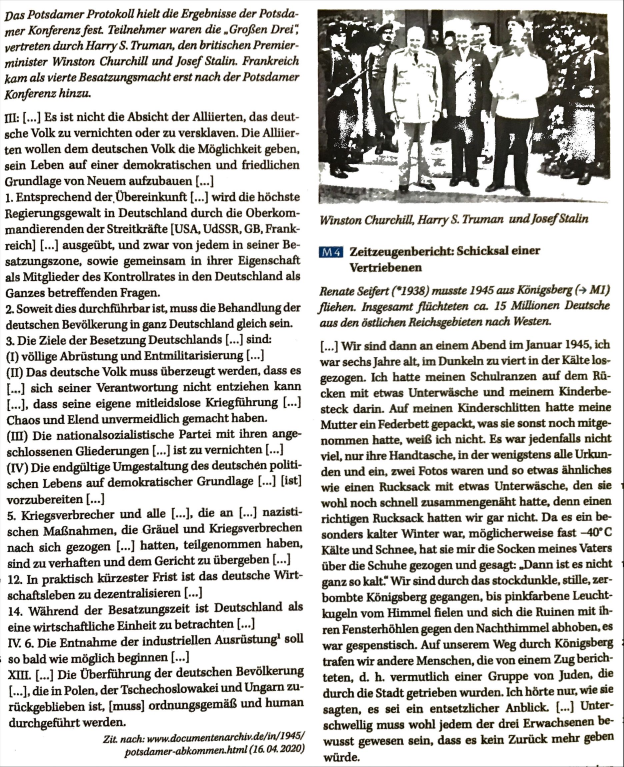
#> input picture Scripts/ImageToText/Images/image0.jpeg, 1870 x 2301 px (shown at 1/3 size)
$ python -i NewUseTrainedAi.py   (imports and definitions only)
#> lines starting #> are read from the running program, lines starting #| are printed output that depends on the picture; after the words box and inside, x2 and y2 are one past the last pixel; in counts of white or black regions, pixels touching at a corner belong together
#> further down, picture is the input picture: shape (2301, 1870, 3); mean B, G, R 197.9, 201.2, 202.6
import pickle
import pandas as pd
import cv2 as cv
import mediapipe as mp
import numpy as np


#---------------
pickleRick = 'abend.pkl'
#---------------


# [4 lines not run here, left out]
screenSize = (1280,720)
# [2 lines not run here, left out]
mpDraw = mp.solutions.drawing_utils
mpHol = mp.solutions.holistic
laplace = False;

def drawPoint(img,l,size):
    x = int(l.x * screenSize[0])
    y = int(l.y * screenSize[1])
    pos = (x, y)
    return cv.circle(img, pos, size, (0, 0, 0), -1)

def showContureColor(image,color):
    contures,hy = cv.findContours(image,cv.RETR_LIST,cv.CHAIN_APPROX_SIMPLE)
    colorImage = cv.cvtColor(image,cv.COLOR_GRAY2BGR)
    cv.drawContours(colorImage,contures,-1,color,1)
    return colorImage

def canny(img):
    color = (0,0,255)
    img = cv.cvtColor(img,cv.COLOR_BGR2GRAY)
    img = cv.GaussianBlur(img, (3, 3), cv.BORDER_DEFAULT)
    img = cv.Canny(img, 15, 50)#(80,90) is stable but low detail     (15,50)  hier ist die edge min max difference
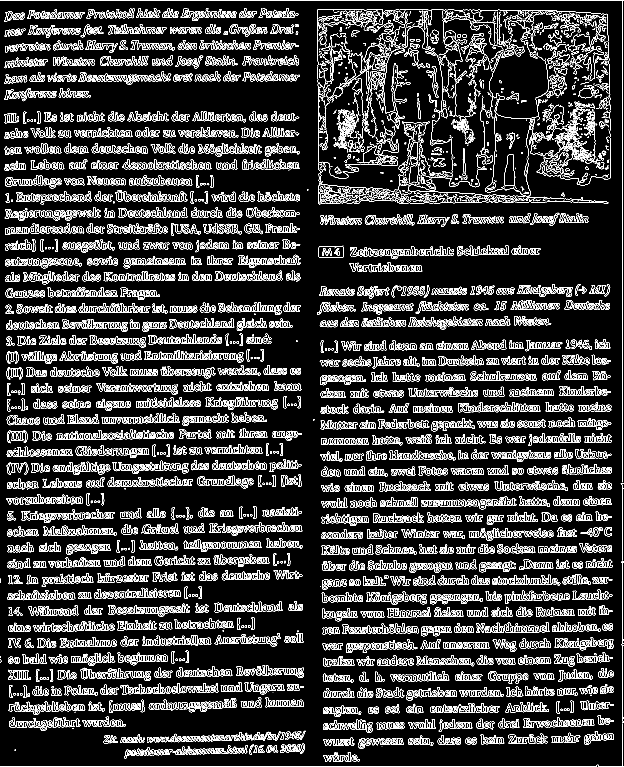
#> img: shape (2301, 1870) (shown at 1/3 size); 9.7% white in thin lines or dots
    return showContureColor(img, color)
#> in showContureColor, `contures,hy = cv.findContours(image,cv.RETR_LIST,cv.CHAIN_APPROX_SIMPLE)`: contures = 12035 contours, 6146 with area under 20; largest, box (x1, y1, x2, y2) and area: (956, 738, 1030, 774) 2436, (956, 738, 1030, 774) 2432, (1512, 464, 1551, 567) 2272, (1512, 464, 1545, 558) 2260, (703, 1191, 834, 1228) 1918
#> in showContureColor, `colorImage = cv.cvtColor(image,cv.COLOR_GRAY2BGR)`: colorImage: shape (2301, 1870, 3); 9.7% white in thin lines or dots
#> in showContureColor, `cv.drawContours(colorImage,contures,-1,color,1)`:
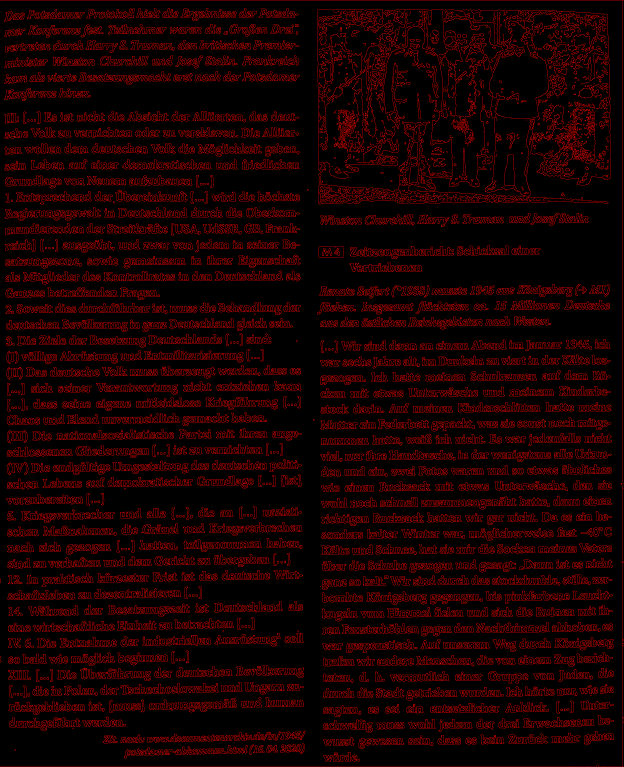
#> colorImage: shape (2301, 1870, 3) (shown at 1/3 size); mean B, G, R 0, 0, 24.7


# [53 lines not run here, left out]

>>> import cv2
>>> picture = cv2.imread('../../ImageToText/Images/image0.jpeg')
>>> result = canny(picture)

$ run again, on Scripts/ImageToText/Images/image1.jpeg
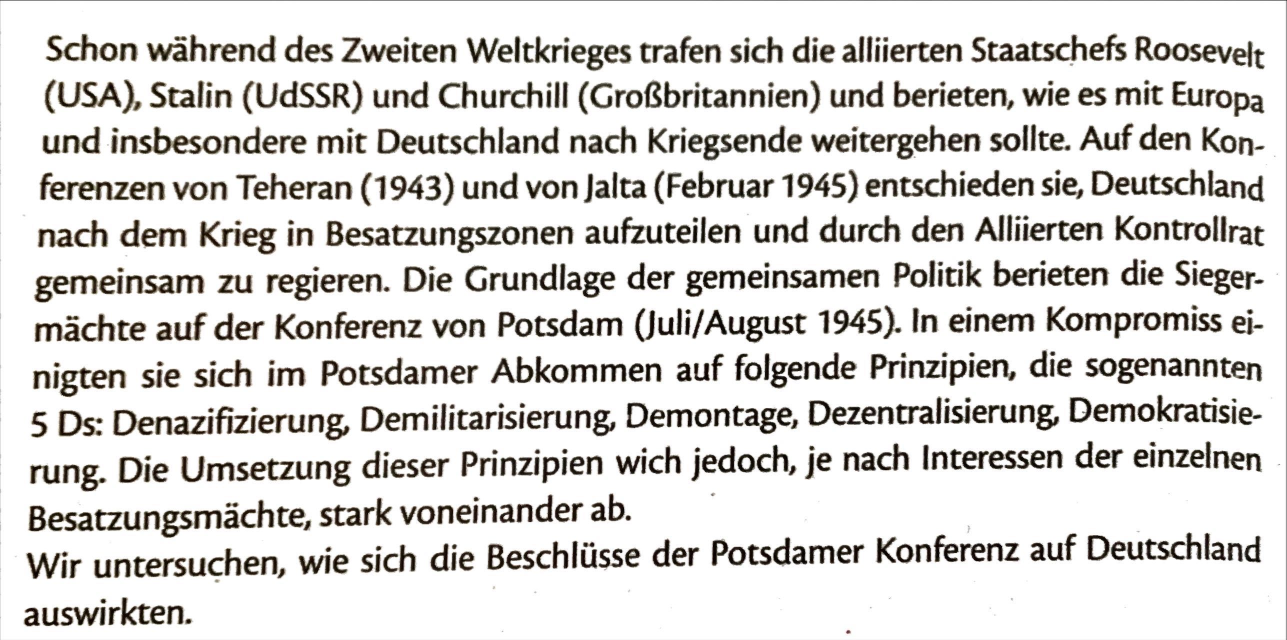
#> input picture Scripts/ImageToText/Images/image1.jpeg, 2573 x 1280 px (shown at 1/2 size)
#> picture is the input picture: shape (1280, 2573, 3); mean B, G, R 215.1, 217.3, 218.9
#> in canny, `img = cv.Canny(img, 15, 50)#(80,90) is stable but low detail     (15,5..`:
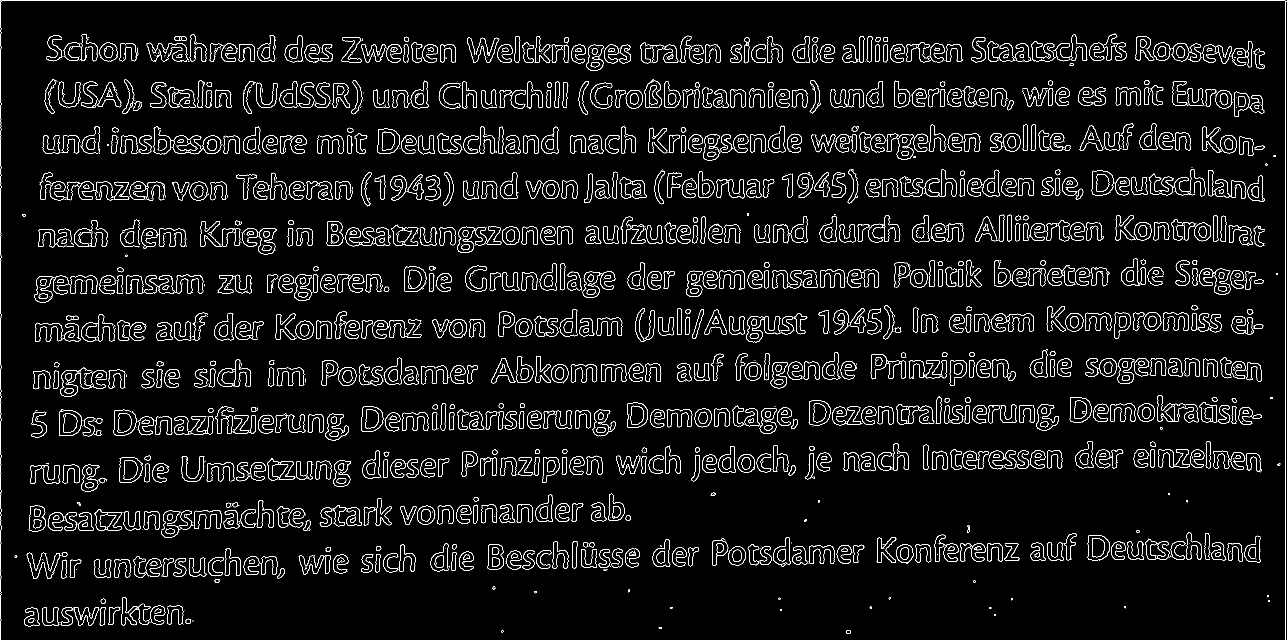
#> img: shape (1280, 2573) (shown at 1/2 size); 5% white in thin lines or dots
#> contures = 3367 contours, 1706 with area under 20; largest, box (x1, y1, x2, y2) and area: (118, 818, 164, 872) 1988, (118, 821, 164, 872) 1960, (1492, 632, 1561, 686) 1910, (2398, 537, 2461, 590) 1888, (808, 533, 854, 584) 1876
#> in showContureColor, `cv.drawContours(colorImage,contures,-1,color,1)`:
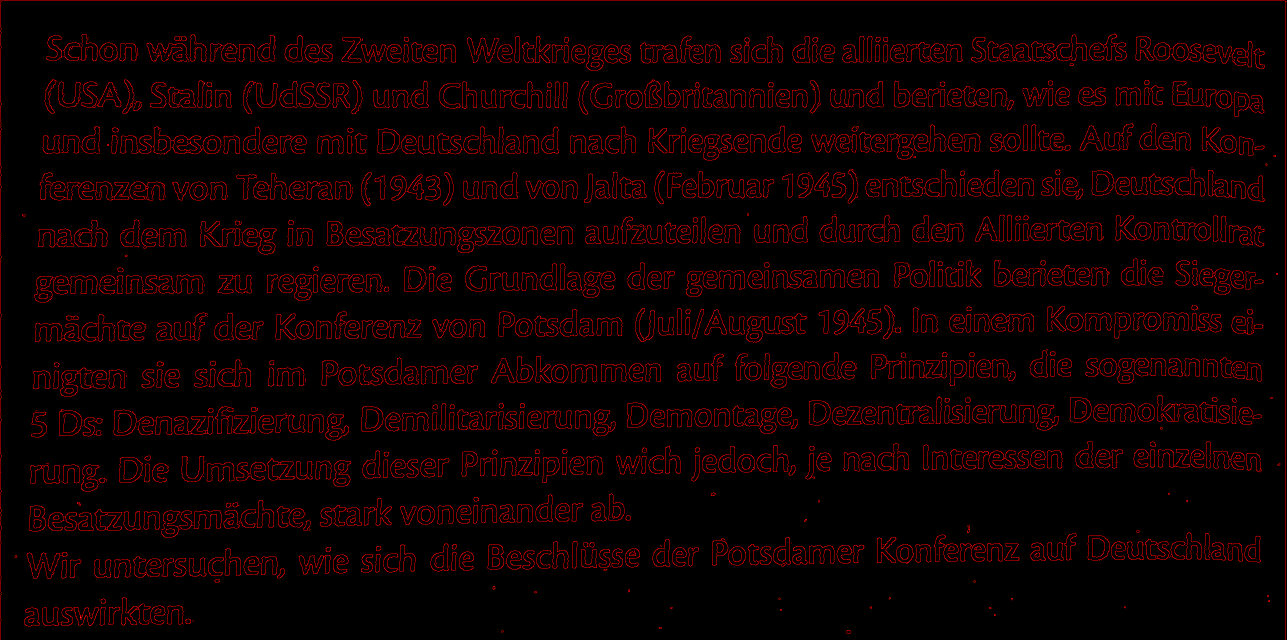
#> colorImage: shape (1280, 2573, 3) (shown at 1/2 size); mean B, G, R 0, 0, 12.8

$ run again, on Scripts/ImageToText/Images/image2.jpeg
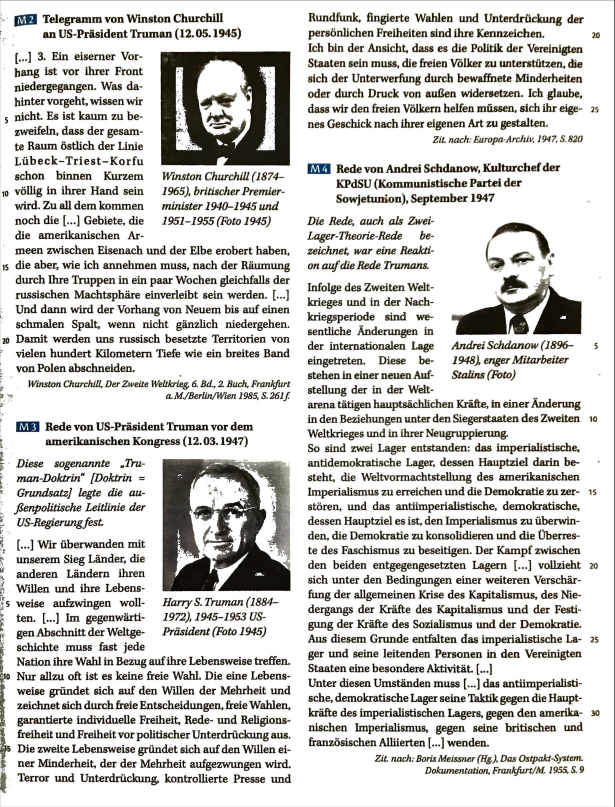
#> input picture Scripts/ImageToText/Images/image2.jpeg, 1844 x 2420 px (shown at 1/3 size)
#> picture is the input picture: shape (2420, 1844, 3); mean B, G, R 205.4, 208.1, 209.1
#> in canny, `img = cv.Canny(img, 15, 50)#(80,90) is stable but low detail     (15,5..`:
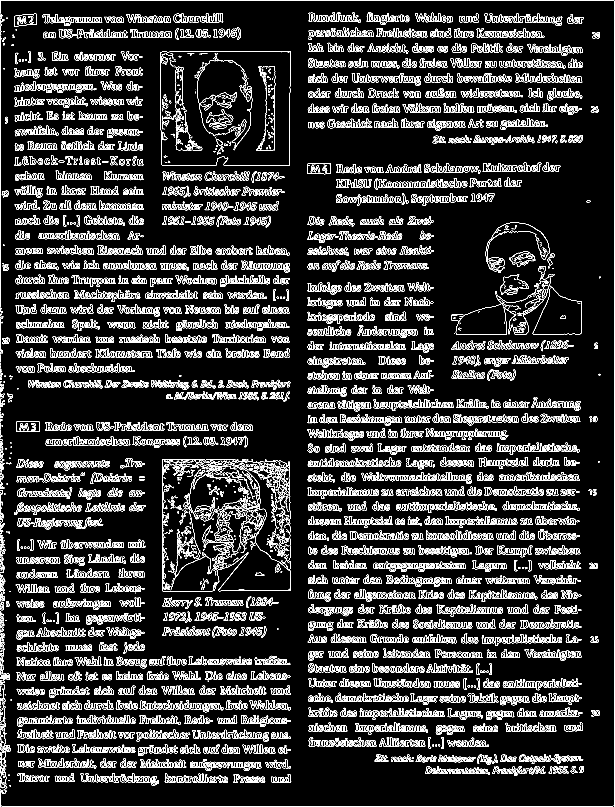
#> img: shape (2420, 1844) (shown at 1/3 size); 8.8% white in thin lines or dots
#> contures = 11842 contours, 5875 with area under 20; largest, box (x1, y1, x2, y2) and area: (481, 154, 872, 497) 131358, (481, 154, 872, 497) 131333, (601, 276, 711, 331) 2938, (601, 276, 711, 331) 2841, (48, 1264, 119, 1296) 2157
#> in showContureColor, `cv.drawContours(colorImage,contures,-1,color,1)`:
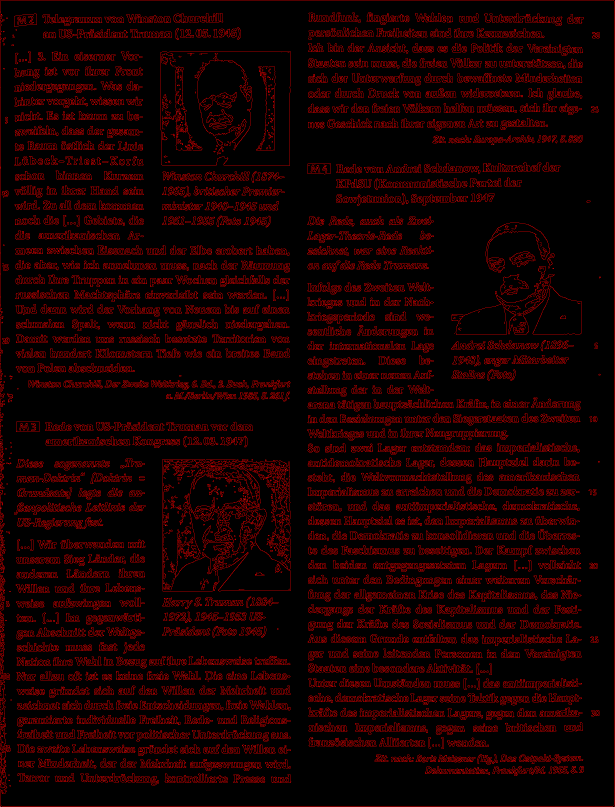
#> colorImage: shape (2420, 1844, 3) (shown at 1/3 size); mean B, G, R 0, 0, 22.5

$ run again, on Scripts/ImageToText/Images/image3.jpeg
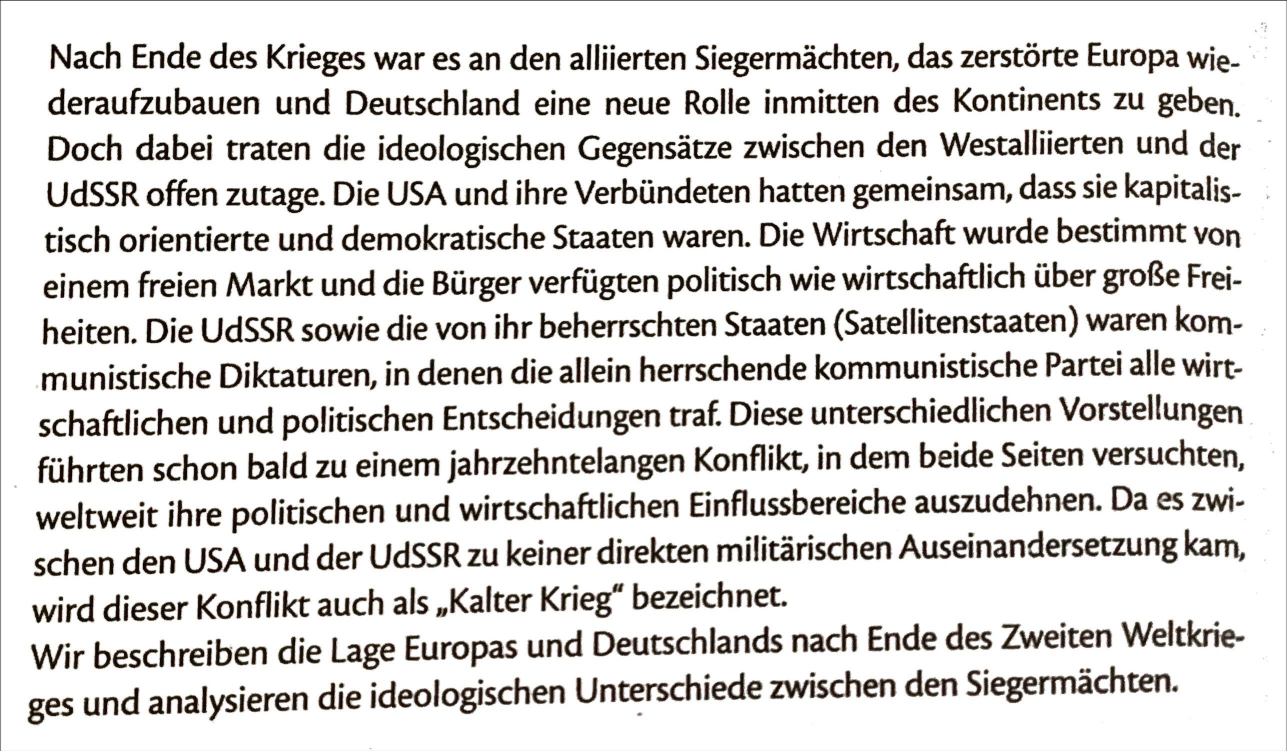
#> input picture Scripts/ImageToText/Images/image3.jpeg, 2573 x 1502 px (shown at 1/2 size)
#> picture is the input picture: shape (1502, 2573, 3); mean B, G, R 214.3, 216, 217.9
#> in canny, `img = cv.Canny(img, 15, 50)#(80,90) is stable but low detail     (15,5..`:
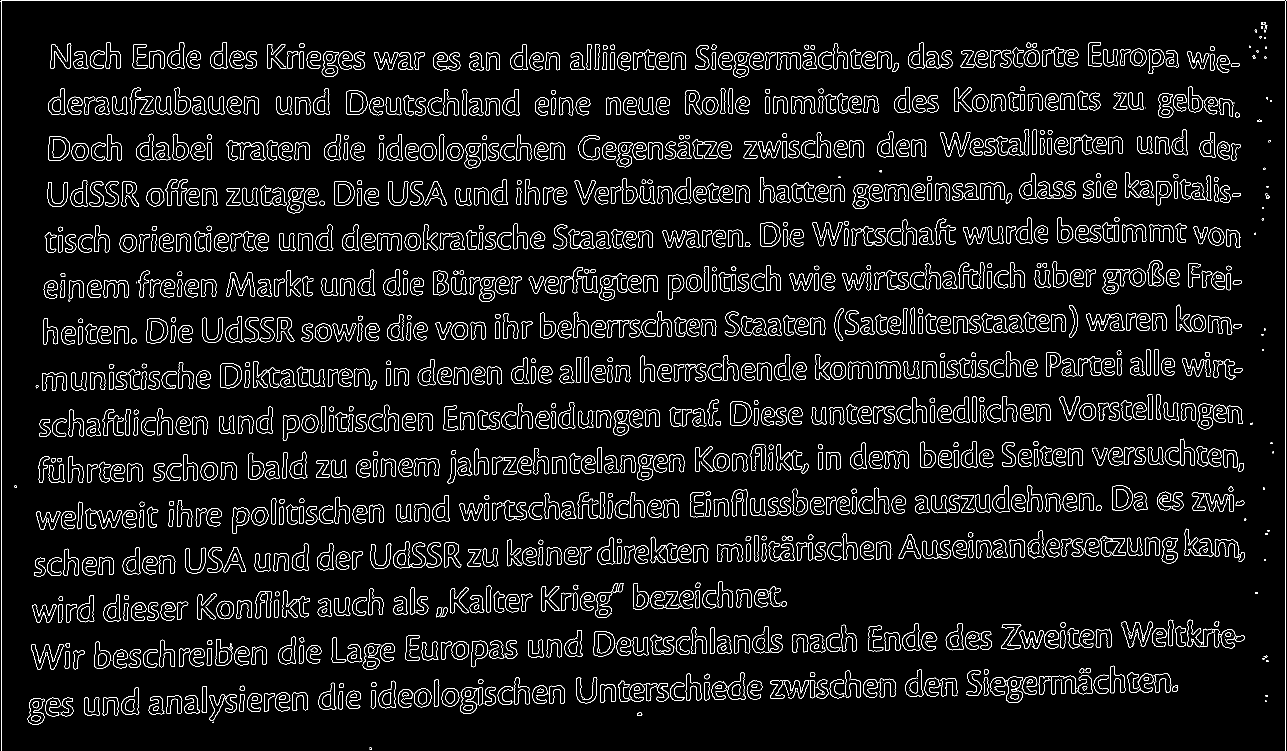
#> img: shape (1502, 2573) (shown at 1/2 size); 5.2% white in thin lines or dots
#> contures = 3445 contours, 719 with area under 20; largest, box (x1, y1, x2, y2) and area: (440, 726, 484, 777) 1840, (440, 726, 484, 777) 1818, (1187, 1262, 1231, 1313) 1794, (293, 637, 337, 687) 1794, (96, 272, 140, 322) 1789
#> in showContureColor, `cv.drawContours(colorImage,contures,-1,color,1)`:
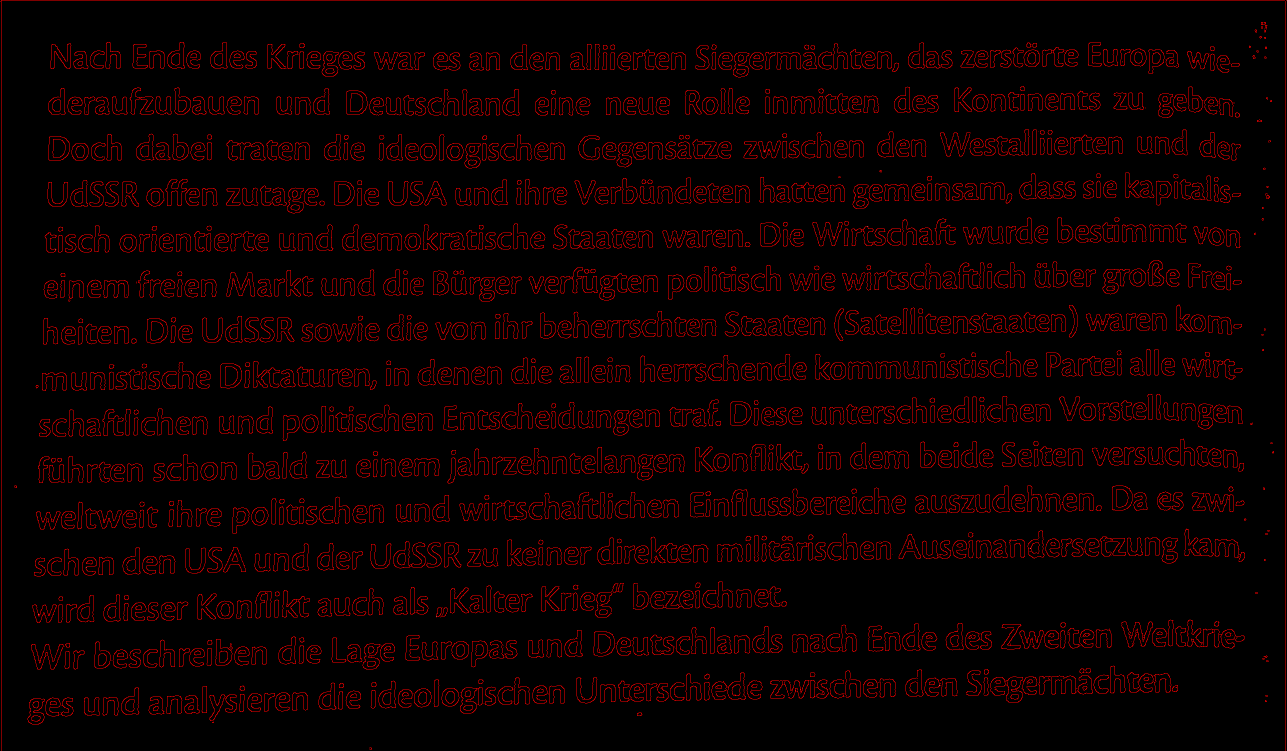
#> colorImage: shape (1502, 2573, 3) (shown at 1/2 size); mean B, G, R 0, 0, 13.3
